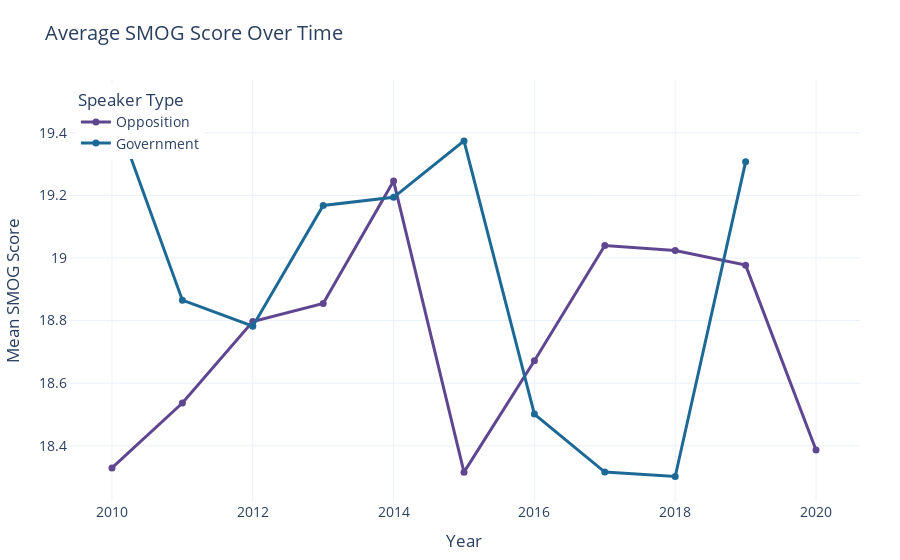

The notebook cell saved with this chart:
### Code cell
fig = go.Figure()

for i, (label, group) in enumerate(yearly_avg_smog.groupby('is_government')):
    name = 'Government' if label == 1 else 'Opposition'
    fig.add_trace(go.Scatter(
        x=group['year'],
        y=group['smog_score'],
        mode='lines+markers',
        name=name,
        line=dict(width=3, color=colors[i]),
        marker=dict(size=7, color=colors[i])
    ))

# Layout styling with Plotly + Prisma aesthetic
fig.update_layout(
    title="Average SMOG Score Over Time",
    xaxis_title="Year",
    yaxis_title="Mean SMOG Score",
    template="plotly_white",
    legend=dict(title="Speaker Type", x=0.01, y=0.99),
    hovermode="x unified",
    font=dict(size=14),
    margin=dict(l=40, r=40, t=80, b=40)
)

fig.show()

### Figure 1 — Plotly figure (JSON) as saved in the notebook; plotly's stock layout.template omitted (floating-point values rounded to 4 significant figures)
{"data": [{"line": {"color": "rgb(95, 70, 144)", "width": 3}, "marker": {"color": "rgb(95, 70, 144)", "size": 7}, "mode": "lines+markers", "name": "Opposition", "type": "scatter", "x": [2010, 2011, 2012, 2013, 2014, 2015, 2016, 2017, 2018, 2019, 2020], "y": [18.33, 18.54, 18.8, 18.85, 19.25, 18.32, 18.67, 19.04, 19.02, 18.98, 18.39]}, {"line": {"color": "rgb(29, 105, 150)", "width": 3}, "marker": {"color": "rgb(29, 105, 150)", "size": 7}, "mode": "lines+markers", "name": "Government", "type": "scatter", "x": [2010, 2011, 2012, 2013, 2014, 2015, 2016, 2017, 2018, 2019], "y": [19.49, 18.87, 18.78, 19.17, 19.19, 19.37, 18.5, 18.32, 18.3, 19.31]}], "layout": {"autosize": true, "font": {"size": 14}, "hovermode": "x unified", "legend": {"title": {"text": "Speaker Type"}, "x": 0.01, "y": 0.99}, "margin": {"b": 40, "l": 40, "r": 40, "t": 80}, "title": {"text": "Average SMOG Score Over Time"}, "xaxis": {"autorange": true, "range": [2009.0, 2021.0], "title": {"text": "Year"}, "type": "linear"}, "yaxis": {"autorange": true, "range": [18.21, 19.58], "title": {"text": "Mean SMOG Score"}, "type": "linear"}}}
